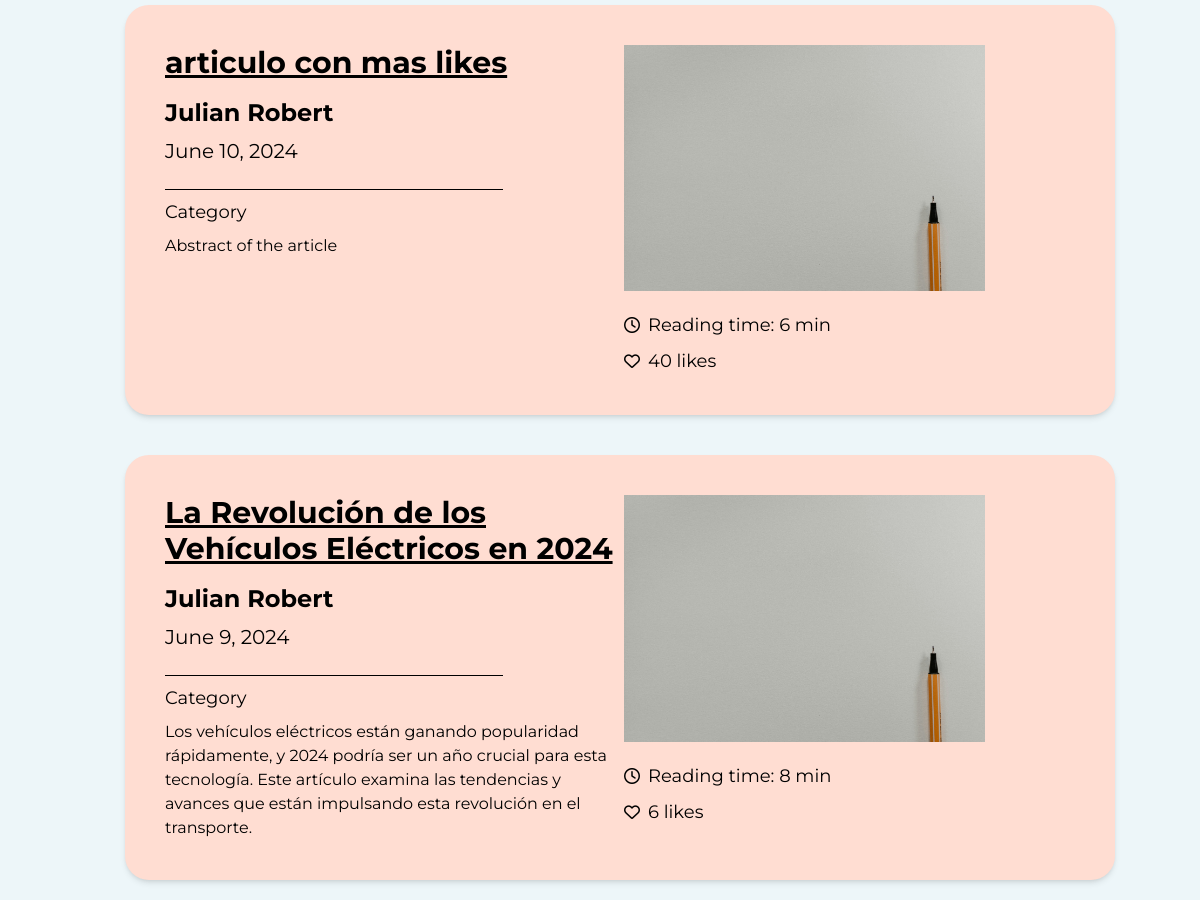
The app's page /blog/articles (middle part), older data.
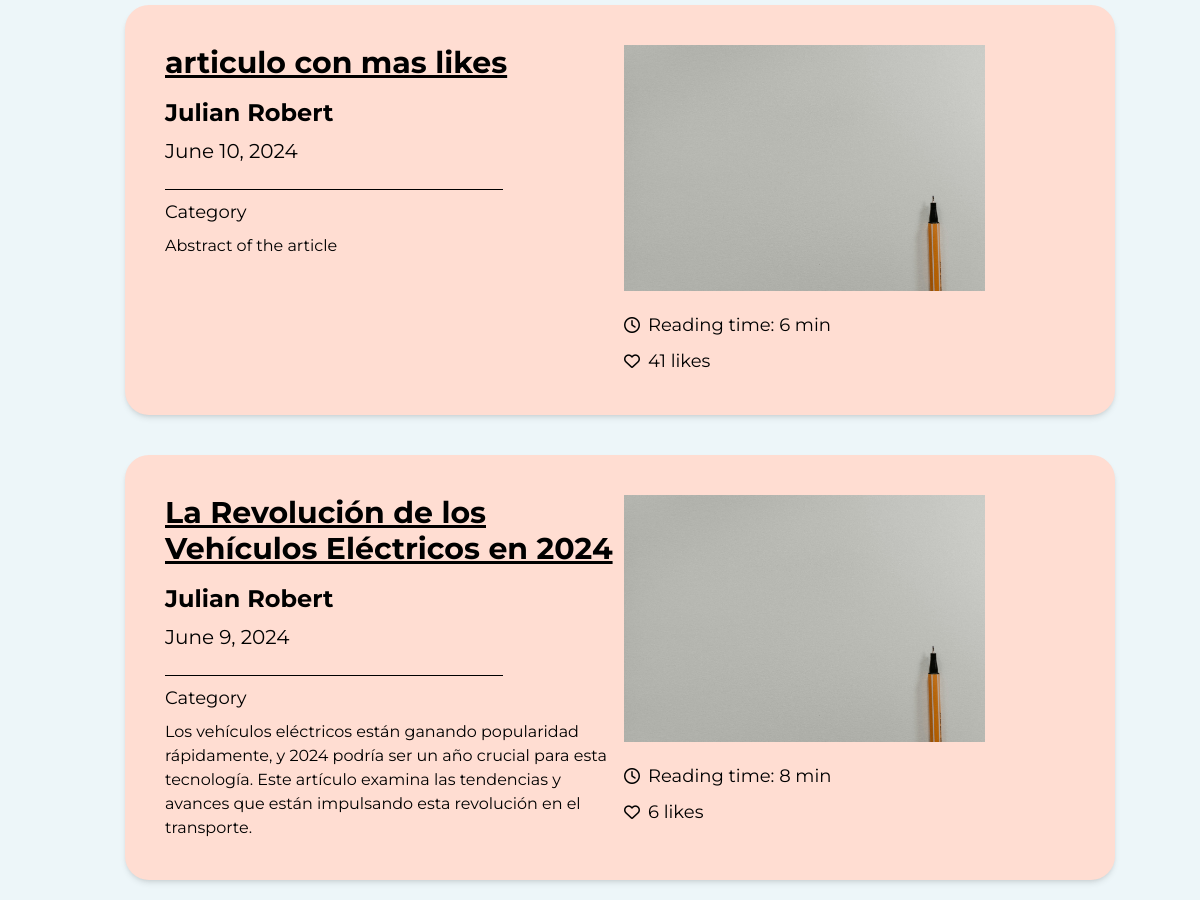
The same page, newer data.
### blog/models.py (models this page shows, shortened)
class Article(models.Model):
  title = models.CharField(max_length=255)
  author = models.ForeignKey(User, on_delete=models.CASCADE)
  category = models.CharField(max_length=255, default="Category")
  date = models.DateField(default=datetime.date.today)
  abstract = models.CharField(max_length=500, default='Abstract of the article')
  reading_time = models.IntegerField(default=5)
  likes = models.IntegerField(default=0)
  body = models.TextField()

### blog/views.py (the view)
# urls.py: path('articles', BlogView.as_view(), name="blog"),
class BlogView(ListView):
    model = Article
    template_name = 'blog.html'
    context_object_name = 'articles'
    paginate_by = 5  # Default pagination
    def get_queryset(self):
        order_by = self.request.GET.get('order_by', 'date')
        count = int(self.request.GET.get('count', self.paginate_by))
        query = self.request.GET.get('query', '')
        if query:
            filtered_articles = Article.objects.filter(title__icontains=query)
        else:
            filtered_articles = Article.objects.all()
        if order_by == 'likes':
            filtered_articles = filtered_articles.order_by('-likes')
        else:
            filtered_articles = filtered_articles.order_by('-date')
        return filtered_articles[:count]
    def get_context_data(self, **kwargs):
        context = super().get_context_data(**kwargs)
        order_by = self.request.GET.get('order_by', 'date')
        count = int(self.request.GET.get('count', self.paginate_by))
        query = self.request.GET.get('query', '')
        if query:
            filtered_articles = Article.objects.filter(title__icontains=query)
        else:
            filtered_articles = Article.objects.all()
        if order_by == 'likes':
            filtered_articles = filtered_articles.order_by('-likes')
        else:
            filtered_articles = filtered_articles.order_by('-date')
        filtered_articles = filtered_articles[:count]
        remaining_articles = Article.objects.exclude(id__in=filtered_articles.values_list('id', flat=True))
        user = self.request.user
        user_is_admin = user.is_authenticated and user.groups.filter(name='admin').exists()
        user_is_moderator = user.is_authenticated and user.groups.filter(name='moderator').exists()
        user_is_subscriber = user.is_authenticated and user.groups.filter(name='subscriber').exists()
        context['user_is_admin'] = user_is_admin
        context['user_is_moderator'] = user_is_moderator
        context['user_is_subscriber'] = user_is_subscriber
        context['filtered_articles'] = filtered_articles
        context['remaining_articles'] = remaining_articles
        context['order_by'] = order_by
        context['count'] = count
        context['query'] = query
        return context

### blog/templates/blog.html (shortened to what this page needs)
{% load socialaccount %}
{% load static tailwind_tags %}
<html lang="en" class="scroll-smooth">
  <head>
    {% load static %}
    {% tailwind_css %}
</head>
<body>
  <section id="relevant-tabs" class="animate-fadeInUp">
    <div class="flex flex-col justify-center items-center p-10 pl-20 gap-10 bg-[#EDF6F9] pb-20">
        {% if not filtered_articles %}
          <p class="font-sans text-lg text-gray-700">No articles found</p>
        {% else %}
        {% for article in filtered_articles %}
        <div class="grid grid-cols-2 gap-2 bg-[#FFDDD2] rounded-3xl p-10 w-11/12 shadow-md transition duration-300 hover:shadow-2xl">
            <div class="flex flex-col gap-2">
                <a class="font-sans font-bold text-3xl text-black underline mb-2 underline-offset-2" href="{% url 'article' article.pk %}">{{ article.title }}</a>
                <h3 class="font-sans font-bold text-2xl text-black">{{ article.author.first_name }} {{ article.author.last_name }}</h3>
                <h3 class="font-sans font-normal text-xl text-black">{{ article.date }}</h3>
                <hr class="border-black w-3/4 mt-4">
                <p class="font-sans font-normal text-lg text-black">{{ article.category }}</p>
                <p class="font-sans font-normal text-base text-black">{{ article.abstract }}</p>
            </div>
            <div class="flex flex-col gap-5">
                <div class="flex w-4/5">
                    <img src="{% static 'imgs/placeholder.jpg' %}" alt="">
                </div>
                <div class="flex flex-col gap-2">
                    <div class="flex flex-row gap-2 justify-start align-center items-center">
                        <i class="fa-regular fa-clock"></i>
                        <h2 class="font-sans font-normal text-lg text-black"> Reading time: {{ article.reading_time }} min</h2>
                    </div>
                    <div class="flex flex-row gap-2 justify-start align-center items-center">
                        <i class="fa-regular fa-heart"></i>
                        <h2 class="font-sans font-normal text-lg text-black"> {{ article.likes }} likes</h2>
                    </div>
                </div>
            </div>
        </div>
        {% endfor %}
        {% endif %}
    </div>
</section>
</body>
</html>

Row changes from the older to the newer data that the page shows:
changed Article "articulo con mas likes": likes "40" → "41"
